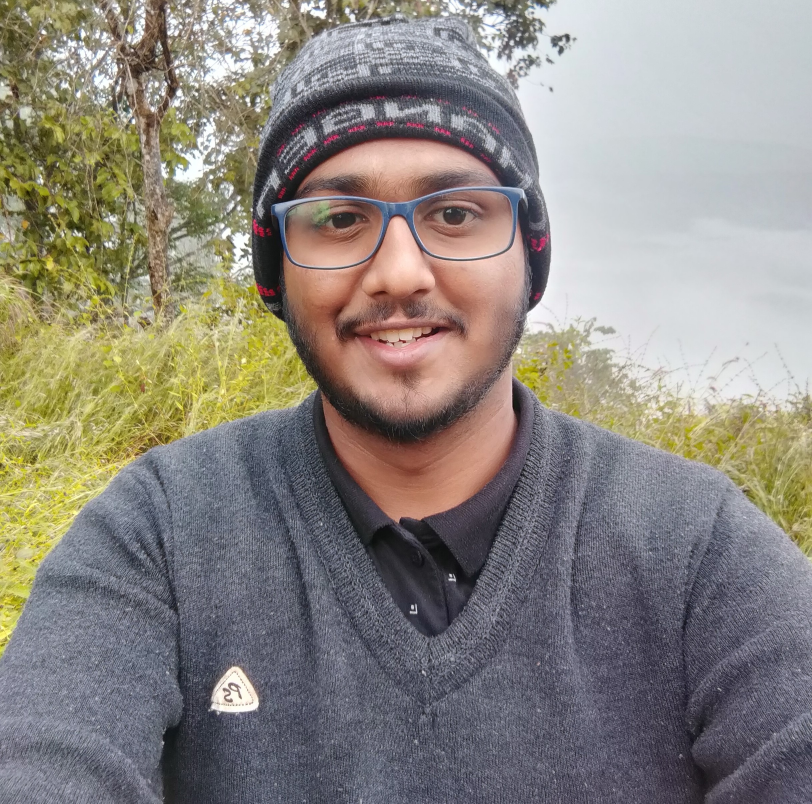
#> input picture arnav.jpg, 2436 x 2411 px (shown at 1/3 size)
$ python chapter9.py
#> lines starting #> are read from the running program, lines starting #| are printed output that depends on the picture; after the words box and inside, x2 and y2 are one past the last pixel; in counts of white or black regions, pixels touching at a corner belong together
#facedetection
#viola and jones. -> positive faces + negative faces = XML Files
# OpenCV Cascades
import cv2
faceCascade = cv2.CascadeClassifier("haarcascade_frontalface_default.xml")
img = cv2.imread('arnav.jpg')
#> img is the input picture: shape (2411, 2436, 3); mean B, G, R 127.5, 134.2, 139.5
img = cv2.resize(img,[480,640])
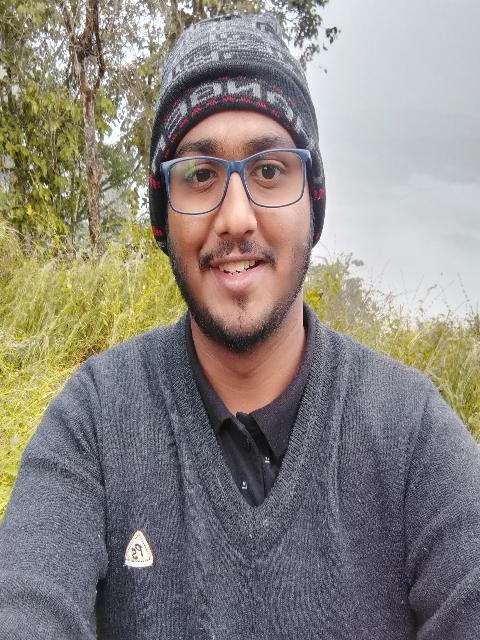
#> img: shape (640, 480, 3); mean B, G, R 127.3, 134.1, 139.4
imgGray = cv2.cvtColor(img,cv2.COLOR_BGR2GRAY)
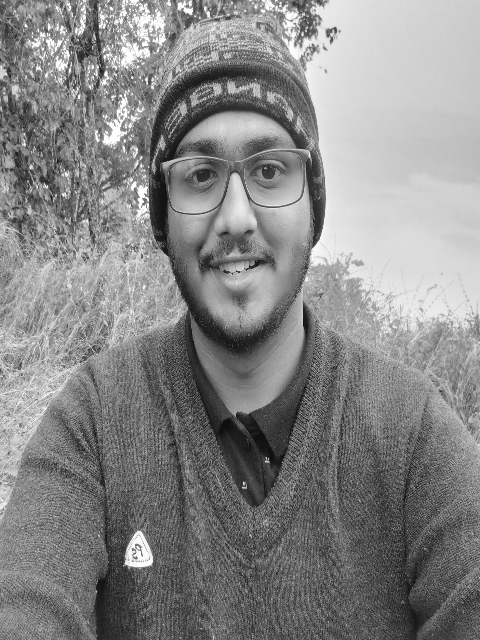
#> imgGray: shape (640, 480); min 11, max 255, mean 134.9
faces = faceCascade.detectMultiScale(imgGray, 1.1, 4)#scale factor, minimum neighbors
#> faces = [[131, 94, 210, 210]]
for (x,y,w,h) in faces:
    cv2.rectangle(img, (x,y), (x+w,y+h),(255,0,6), 3)
#> this loop made 1 pass
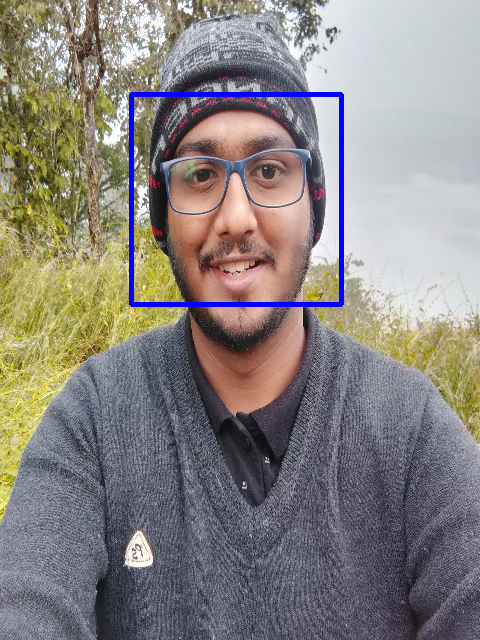
#> img: shape (640, 480, 3); 1.36% of pixels changed, all inside (x1, y1, x2, y2) = (129, 92, 344, 307)
cv2.imshow("Result", img)
cv2.waitKey(0)

$ run again, with samai.jpg copied over arnav.jpg
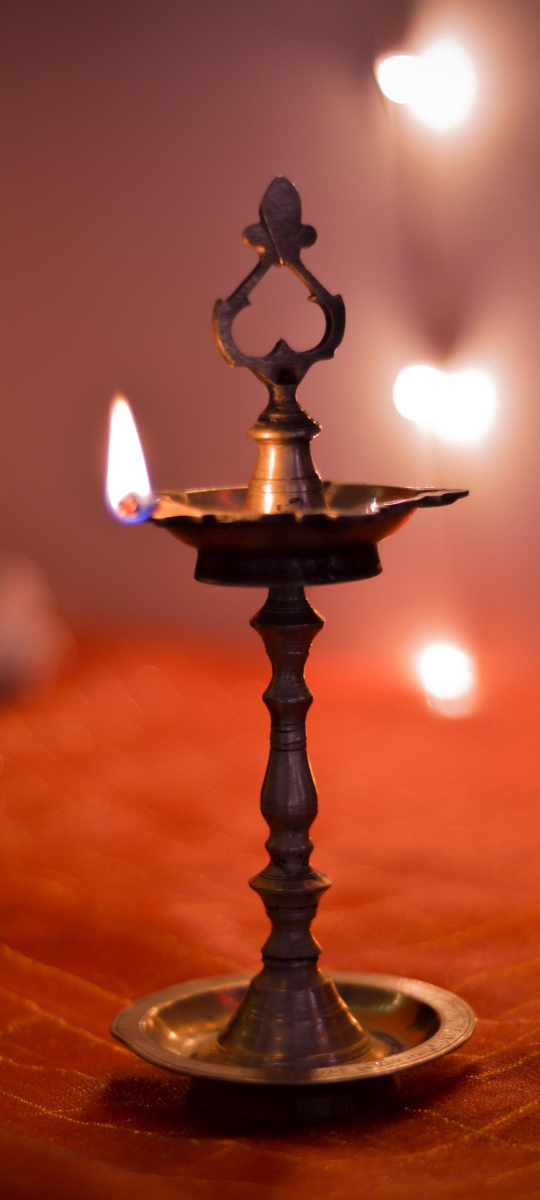
#> input picture samai.jpg, 1080 x 2400 px (shown at 1/2 size)
#> img is the input picture: shape (2400, 1080, 3); mean B, G, R 55.8, 76.2, 157.8
#> `img = cv2.resize(img,[480,640])`:
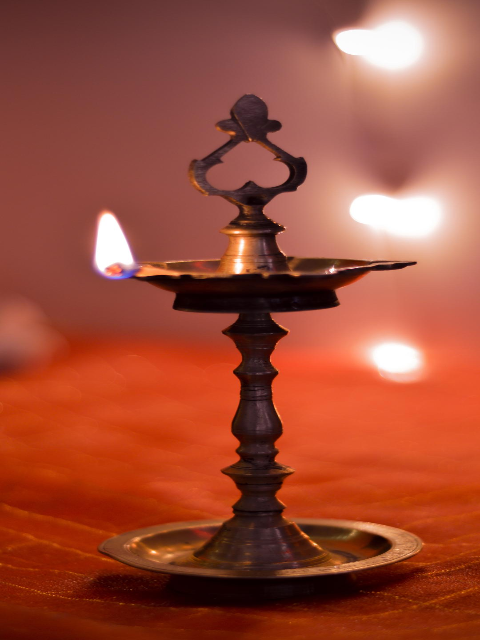
#> img: shape (640, 480, 3); mean B, G, R 55.7, 76.2, 157.7
#> `imgGray = cv2.cvtColor(img,cv2.COLOR_BGR2GRAY)`:
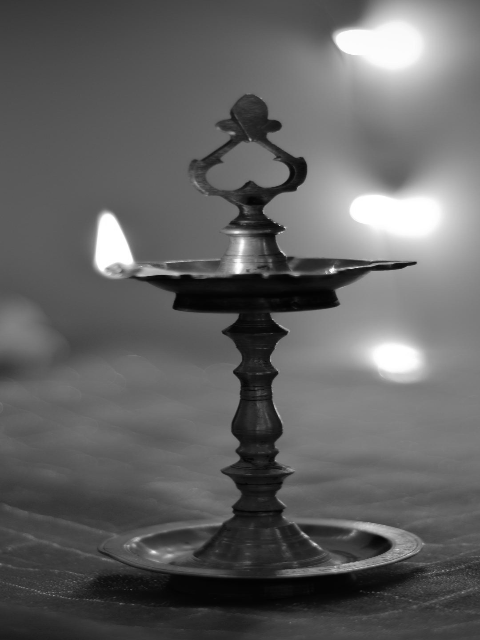
#> imgGray: shape (640, 480); min 3, max 255, mean 98.2
#> faces = ()

$ run again, with sample.jpg copied over arnav.jpg
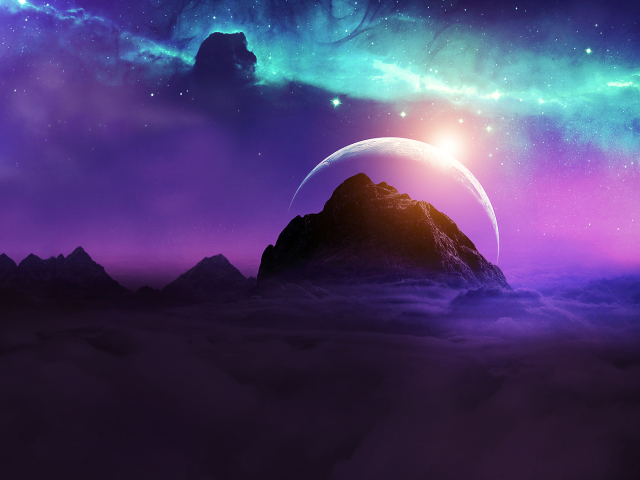
#> input picture sample.jpg, 640 x 480 px
#> img is the input picture: shape (480, 640, 3); mean B, G, R 107.9, 61.5, 74.2
#> `img = cv2.resize(img,[480,640])`:
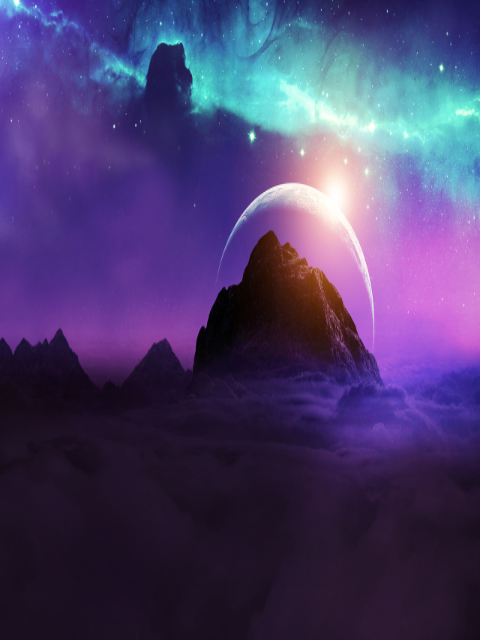
#> img: shape (640, 480, 3); mean B, G, R 107.8, 61.4, 74.2
#> `imgGray = cv2.cvtColor(img,cv2.COLOR_BGR2GRAY)`:
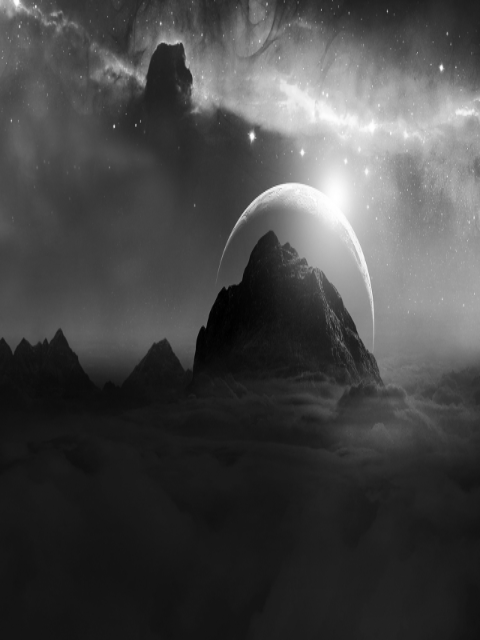
#> imgGray: shape (640, 480); min 0, max 255, mean 70.5
#> faces = ()
